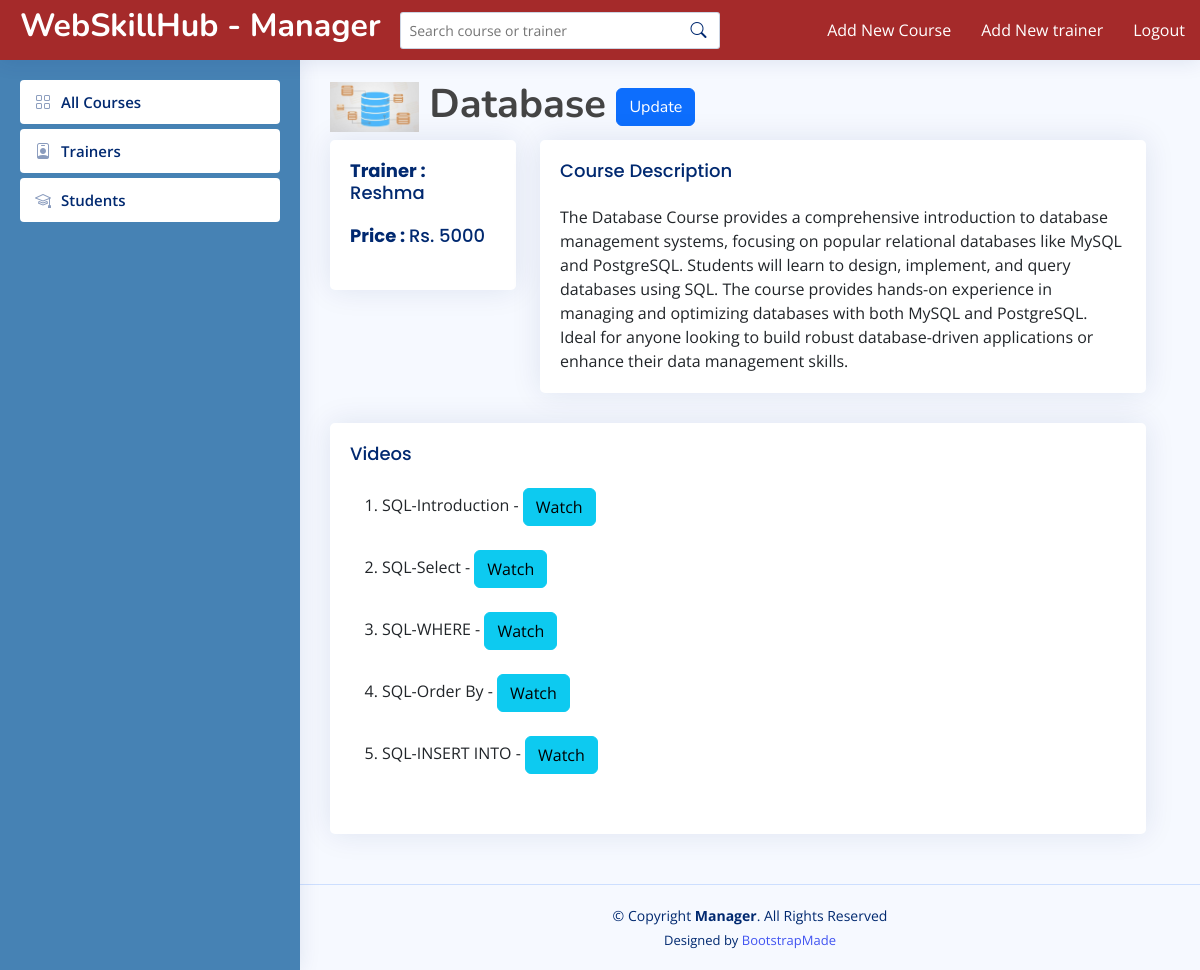
/manager/course/2/ (signed in), run on the app's committed database.
### managerapp/models.py (models this page shows, shortened)
class Course(models.Model):
    title = models.CharField(max_length=255)
    description = models.TextField()
    image = models.ImageField(upload_to='course_images/', default='default_image.jpg')
    trainer = models.ForeignKey(Trainer, on_delete=models.SET_NULL, null=True, blank=True)
    price = models.IntegerField(default=0)

class Trainer(models.Model):
    name = models.CharField(max_length=100)
    email = models.EmailField()
    username = models.CharField(max_length=100,null=True)
    password = models.CharField(max_length=100,null=True)
    type = models.CharField(max_length=100,null=True)
    skype_id = models.CharField(max_length=100,null=True)
    whatsapp = models.CharField(max_length=100, null=True)

### trainerapp/models.py (models this page shows, shortened)
class Video(models.Model):
    course = models.ForeignKey(Course, on_delete=models.CASCADE, related_name='videos')
    trainer = models.ForeignKey(Trainer, on_delete=models.CASCADE)
    title = models.CharField(max_length=255)
    video_file = models.FileField(upload_to='course_videos/')
    upload_date = models.DateTimeField(auto_now_add=True)

### managerapp/views.py (the view)
# urls.py: path('course/<int:pk>/', views.detailview, name='detailview'),
def detailview(request,pk):
    manager_id = request.session.get('manager_id')
    if not manager_id:
        return redirect('login')
    course = get_object_or_404(Course, pk=pk)
    videos = Video.objects.filter(course=course)
    context = {'course': course, 'videos': videos}
    return render(request, 'manager/details.html', context)

### templates/manager/details.html
{% extends 'manager/base.html' %}
{% load static %}
{% block content %}
<h1>
    <img src="{{ course.image.url }}" style="height: 50px; object-fit: contain;" alt="{{ course.title }}">
    <strong>{{ course.title }}</strong>
    <span><a href="{% url 'update' course.id %}" class="btn btn-primary">Update</a></span>
</h1>
<div class="row">
    <div class="col-md-3">
        <div class="card">
            <div class="card-body">
                <h5 class="card-title">
                    <strong>Trainer : </strong>
                    {% if course.trainer %}{{ course.trainer.name }}
                    {% else %}<span class="text-muted">Not assigned</span>
                    {% endif %}<br/><br/>
                    <strong>Price : </strong> Rs. {{ course.price }}
                </h5>
            </div>
        </div>
    </div>
    <div class="col-md-9">
        <div class="card">
            <div class="card-body">
                <h5 class="card-title">Course Description</h5>
                <p class="card-text">{{ course.description }}</p>
            </div>
        </div>
    </div>
    <div class="col-md-12">
        <div class="card">
            <div class="card-body">
                <h5 class="card-title">Videos</h5>
                {% if videos %}
                    <ol>{% for video in videos %}
                        <li>{{ video.title }} - <a class="btn btn-info" href="{{ video.video_file.url }}">Watch</a></li><br/>
                        {% endfor %}
                    </ol>
                {% else %}
                    <p>No videos available for this course.</p>
                {% endif %}
            </div>
        </div>
    </div>
</div>
{% endblock %}

### static/assets/css/style.css (style rules this page uses)
:root { scroll-behavior: smooth; }
body { font-family: "Open Sans", sans-serif; background: #f6f9ff; color: #444444; }
a { color: #4154f1; text-decoration: none; }
h1, h2, h3, h4, h5, h6 { font-family: "Nunito", sans-serif; }
.card { margin-bottom: 30px; border: none; border-radius: 5px; box-shadow: 0px 0 30px rgba(1, 41, 112, 0.1); }
.card-title { padding: 20px 0 15px 0; font-size: 18px; font-weight: 500; color: #012970; font-family: "Poppins", sans-serif; }
.card-body { padding: 0 20px 20px 20px; }

### data on the page
Course: image (picture), title "Database", trainer.name "Reshma", price "5000", description "The Database Course provides a comprehensive introduction to database management systems, focusing on popular relational databases like MySQL and PostgreSQL. Students will learn to design, implement, and query databases using SQL. The course provides hands-on experience in managing and optimizing databases with both MySQL and PostgreSQL. Ideal for anyone looking to build robust database-driven applications or enhance their data management skills."
Video: title "SQL-Introduction"
Video: title "SQL-Select"
Video: title "SQL-WHERE"
Video: title "SQL-Order By"
Video: title "SQL-INSERT INTO"
